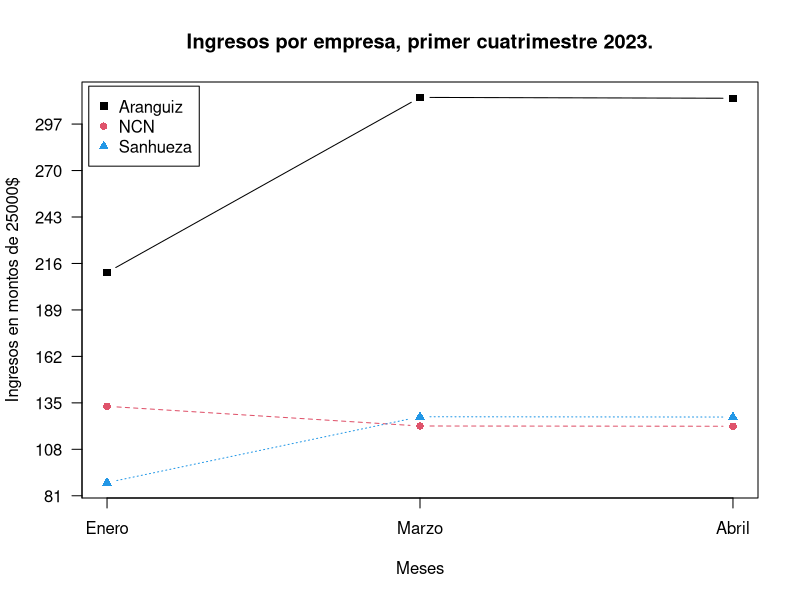

This figure's R source:
# Definir empresas y meses de operación
empresas <- c("Aranguiz", "NCN", "Sanhueza", "Valroa")
meses <- c("Enero", "Febrero", "Marzo", "Abril")

# Ingresos de empresas por meses en el recorrido Santa Bárbara -> Los Ángeles
# |        |Enero   |Febrero |Marzo   |Abril   |
# |Aranguiz|5270000 |4938000 |7812300 |7800000 |
# |NCN     |3324750 |3115800 |3038650 |3035000 |
# |Sanhueza|2216500 |2077200 |3173050 |3168750 |
# |Valroa  |10850000|10167250|15380250|15356250|

aranguiz <- c(5270000, 4938000, 7812300, 7800000)
ncn <- c(3324750, 3115800, 3038650, 3035000)
sanhueza <- c(2216500, 2077200, 3173050, 3168750)
valroa <- c(10850000, 10167250, 15380250, 15356250)

ingresos <- rbind(aranguiz, ncn, sanhueza, valroa)
colnames(ingresos) <- meses
rownames(ingresos) <- empresas

graph <- function(data, sub_rows, sub_cols, scale = 1000000) {
  # Tomar solo un subconjunto de datos de la matriz
  data <- data[sub_rows, sub_cols]
  data <- data / scale

  # Información principal del gráfico
  matplot(
    seq_along(colnames(data)),
    t(data),
    type = "b",
    col = c(1, 2, 4, 6),
    pch = 15:20,
    xlab = "Meses",
    ylab = sprintf("Ingresos en montos de %d$", scale),
    xaxt = "n",
    yaxt = "n",
    main = "Ingresos por empresa, primer cuatrimestre 2023."
  )

  # Agregar leyenda al gráfico
  legend(
    "topleft",
    inset = 0.01,
    legend = rownames(data),
    pch = 15:20,
    col = c(1, 2, 4, 6)
  )

  # Calcular los valores del eje y en la escala especificada
  y_max <- ceiling(max(data))
  y_step <- ceiling(y_max / 12)
  y_labels <- seq(0, y_max, y_step)

  # Agregar los ejes manualmente para usar los nombres correctos
  axis(1, at = seq_along(colnames(data)), labels = colnames(data))
  axis(2, at = y_labels, labels = y_labels, las = 1)
}

graph(
  ingresos,
  sub_cols = (meses != "Febrero"),
  sub_rows = (empresas != "Valroa"),
  scale = 25000
)
